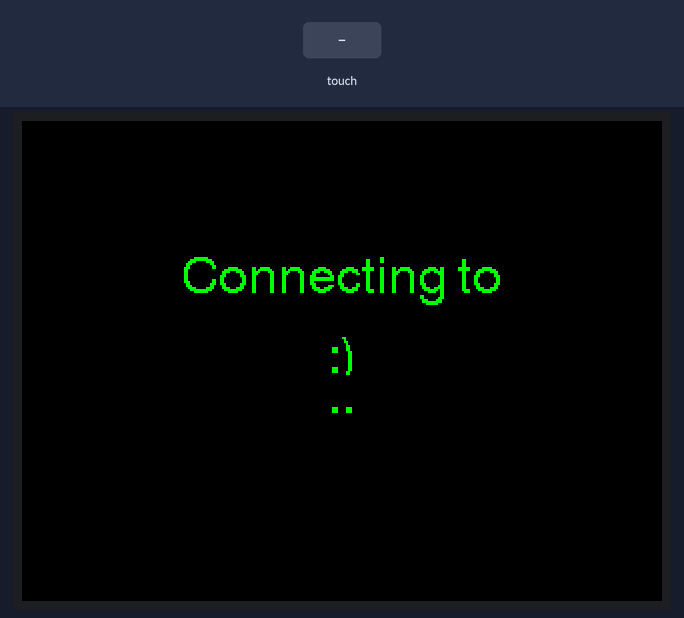
Bench run of a sketch on a simulated ESP32. On the bench: 320×240 colour display. The inputs (shaded band) are chosen by the test bench. WiFi joins after 1.5 s; servers stay silent unless stated; the local clock reads 2024-03-15 10:24:30 at power-on unless the sketch sets it; what the sketch prints to the serial monitor is not drawn.

Above: at 1.5 s.
1.6 s: touch panel pressed at 13 % / 10 % of its raw x / y range
At 3.2 s:
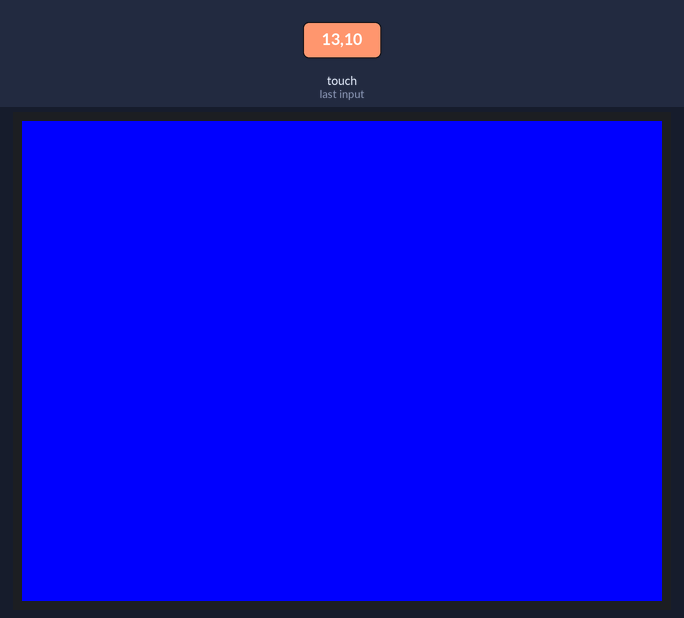
Timing chart, 0 to 3.1 s (numbered marks = the images above; inputs shaded):
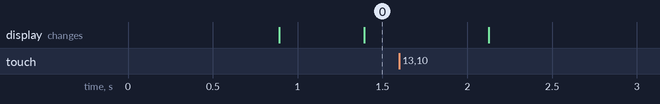

The sketch:

ownClock.ino
```cpp
///////////////////////////////////////////////////////////////////////////////////////////////////////////////////////////////////////////
/* === CYD ROLLING CLOCK ===
This example shows a digital clock with a rolling effect as the digits change.
Most of the code are borrowed from other examples. Thanks Internet!

You will have to modify the PREFERENCES section in RollingClock.ino to your WiFi and TimeZone.
*/

#include <Arduino.h>
#include <TimeLib.h> // Time Library provides Time and Date conversions
#include <WiFi.h>    // To connect to WiFi
#include <WiFiUdp.h> // To communicate with NTP server
#include <Timezone.h>
#include <TFT_eSPI.h> // Hardware-specific library
#include <SPI.h>
#include <XPT2046_Bitbang.h>

#define TOUCH_CS // This sketch does not use touch, but this is defined to quiet the warning about not defining touch_cs.

/*-------- TIME SERVER ----------*/
// NTP Servers:
static const char ntpServerName[] = "us.pool.ntp.org";
// static const char ntpServerName[] = "time.nist.gov";
// static const char ntpServerName[] = "time-a.timefreq.bldrdoc.gov";
// static const char ntpServerName[] = "time-b.timefreq.bldrdoc.gov";
// static const char ntpServerName[] = "time-c.timefreq.bldrdoc.gov";

WiFiUDP Udp;
unsigned int localPort = 8888; // local port to listen for UDP packets
TimeChangeRule *tcr;           // pointer to the time change rule, use to get TZ abbrev

/*-------- PREFERENCES ----------*/
String credentials[][2] = {
    {":)", "123456789"},
    {"OptionalOtherSSID", "OptionalOtherSSDPassword"},
};
const bool SHOW_24HOUR = true;
const bool SHOW_AMPM = false;
const bool NOT_US_DATE = true;

// Info about these settings at https://github.com/JChristensen/Timezone#coding-timechangerules
TimeChangeRule myStandardTime = {"CEST", First, Sun, Nov, 2, 1 * 60};
TimeChangeRule myDaylightSavingsTime = {"CET", Second, Sun, Mar, 2, 2 * 60};

Timezone myTZ(myStandardTime, myDaylightSavingsTime);
static const int ntpSyncIntervalInSeconds = 300; // How often to sync with time server (300 = every five minutes)

/*-------- CYD (Cheap Yellow Display) ----------*/
TFT_eSPI tft = TFT_eSPI();              // Invoke custom library
TFT_eSprite sprite = TFT_eSprite(&tft); // Sprite class

int clockFont = 1;
int clockSize = 6;
int clockDatum = TL_DATUM;
uint16_t clockBackgroundColor = TFT_BLACK;
uint16_t clockFontColor = TFT_GREEN;
int prevDay = 0;

void SetupCYD()
{
  tft.init();
  tft.fillScreen(clockBackgroundColor);
  tft.setTextColor(clockFontColor, clockBackgroundColor);

  tft.setRotation(1);
  tft.setTextFont(clockFont);
  tft.setTextSize(clockSize);
  tft.setTextDatum(clockDatum);

  sprite.createSprite(tft.textWidth("8"), tft.fontHeight());
  sprite.setTextColor(clockFontColor, clockBackgroundColor);
  sprite.setRotation(1);
  sprite.setTextFont(clockFont);
  sprite.setTextSize(clockSize);
  sprite.setTextDatum(clockDatum);
}

/*-------- Digits ----------*/
#include "Digit.h"
Digit *digs[6];
int colons[2];
int timeY = 50;
int ampm[2]; // X, Y of the AM or PM indicator
bool ispm;

void CalculateDigitOffsets()
{
  int y = timeY;
  int width = tft.width();
  int DigitWidth = tft.textWidth("8");
  int colonWidth = tft.textWidth(":");
  int left = SHOW_AMPM ? 10 : (width - DigitWidth * 6 - colonWidth * 2) / 2;
  digs[0]->SetXY(left, y);                      // HH
  digs[1]->SetXY(digs[0]->X() + DigitWidth, y); // HH

  colons[0] = digs[1]->X() + DigitWidth; // :

  digs[2]->SetXY(colons[0] + colonWidth, y); // MM
  digs[3]->SetXY(digs[2]->X() + DigitWidth, y);

  colons[1] = digs[3]->X() + DigitWidth; // :

  digs[4]->SetXY(colons[1] + colonWidth, y); // SS
  digs[5]->SetXY(digs[4]->X() + DigitWidth, y);

  ampm[0] = digs[5]->X() + DigitWidth + 4;
  ampm[1] = y - 2;
}

void SetupDigits()
{
  tft.fillScreen(clockBackgroundColor);
  tft.setTextFont(clockFont);
  tft.setTextSize(clockSize);
  tft.setTextDatum(clockDatum);

  for (size_t i = 0; i < 6; i++)
  {
    digs[i] = new Digit(0);
    digs[i]->Height(tft.fontHeight());
  }

  //-- Measure font widths --
  // Debug("1", tft.textWidth("1"));
  // Debug(":", tft.textWidth(":"));
  // Debug("8", tft.textWidth("8"));

  CalculateDigitOffsets();
}

/*-------- DRAWING ----------*/
void DrawColons()
{
  tft.setTextFont(clockFont);
  tft.setTextSize(clockSize);
  tft.setTextDatum(clockDatum);
  tft.drawChar(':', colons[0], timeY);
  tft.drawChar(':', colons[1], timeY);
}

void DrawAmPm()
{
  if (SHOW_AMPM)
  {
    tft.setTextSize(3);
    tft.drawChar(ispm ? 'P' : 'A', ampm[0], ampm[1]);
    tft.drawChar('M', ampm[0], ampm[1] + tft.fontHeight());
  }
}

void DrawADigit(Digit *digg); // Without this line, compiler says: error: variable or field 'DrawADigit' declared void.

void DrawADigit(Digit *digg)
{
  if (digg->Value() == digg->NewValue())
  {
    sprite.drawNumber(digg->Value(), 0, 0);
    sprite.pushSprite(digg->X(), digg->Y());
  }
  else
  {
    for (size_t f = 0; f <= digg->Height(); f++)
    {
      digg->Frame(f);
      sprite.drawNumber(digg->Value(), 0, -digg->Frame());
      sprite.drawNumber(digg->NewValue(), 0, digg->Height() - digg->Frame());
      sprite.pushSprite(digg->X(), digg->Y());
      delay(5);
    }
    digg->Value(digg->NewValue());
  }
}

void DrawDigitsAtOnce()
{
  tft.setTextDatum(TL_DATUM);
  for (size_t f = 0; f <= digs[0]->Height(); f++) // For all animation frames...
  {
    for (size_t di = 0; di < 6; di++) // for all Digits...
    {
      Digit *dig = digs[di];
      if (dig->Value() == dig->NewValue()) // If Digit is not changing...
      {
        if (f == 0) //... and this is first frame, just draw it to screeen without animation.
        {
          sprite.drawNumber(dig->Value(), 0, 0);
          sprite.pushSprite(dig->X(), dig->Y());
        }
      }
      else // However, if a Digit is changing value, we need to draw animation frame "f"
      {
        dig->Frame(f);                                                       // Set the animation offset
        sprite.drawNumber(dig->Value(), 0, -dig->Frame());                   // Scroll up the current value
        sprite.drawNumber(dig->NewValue(), 0, dig->Height() - dig->Frame()); // while make new value appear from below
        sprite.pushSprite(dig->X(), dig->Y());                               // Draw the current animation frame to actual screen.
      }
    }
    delay(5);
  }

  // Once all animations are done, then we can update all Digits to current new values.
  for (size_t di = 0; di < 6; di++)
  {
    Digit *dig = digs[di];
    dig->Value(dig->NewValue());
  }
}

void DrawDigitsWithoutAnimation()
{
  for (size_t di = 0; di < 6; di++)
  {
    Digit *dig = digs[di];
    dig->Value(dig->NewValue());
    dig->Frame(0);
    sprite.drawNumber(dig->NewValue(), 0, 0);
    sprite.pushSprite(dig->X(), dig->Y());
  }
}

void DrawDigitsOneByOne()
{
  tft.setTextDatum(TL_DATUM);
  for (size_t i = 0; i < 6; i++)
  {
    DrawADigit(digs[5 - i]);
  }
}

void ParseDigits(time_t utc)
{
  time_t local = myTZ.toLocal(utc, &tcr);
  digs[0]->NewValue((SHOW_24HOUR ? hour(local) : hourFormat12(local)) / 10);
  digs[1]->NewValue((SHOW_24HOUR ? hour(local) : hourFormat12(local)) % 10);
  digs[2]->NewValue(minute(local) / 10);
  digs[3]->NewValue(minute(local) % 10);
  digs[4]->NewValue(second(local) / 10);
  digs[5]->NewValue(second(local) % 10);
  ispm = isPM(local);
}

/*-------- NTP code ----------*/
const int NTP_PACKET_SIZE = 48;     // NTP time is in the first 48 bytes of message
byte packetBuffer[NTP_PACKET_SIZE]; // buffer to hold incoming & outgoing packets

// send an NTP request to the time server at the given address
void sendNTPpacket(IPAddress &address)
{
  memset(packetBuffer, 0, NTP_PACKET_SIZE); // set all bytes in the buffer to 0

  // Initialize values needed to form NTP request
  // (see URL above for details on the packets)
  packetBuffer[0] = 0b11100011; // LI, Version, Mode
  packetBuffer[1] = 0;          // Stratum, or type of clock
  packetBuffer[2] = 6;          // Polling Interval
  packetBuffer[3] = 0xEC;       // Peer Clock Precision

  // 8 bytes of zero for Root Delay & Root Dispersion
  packetBuffer[12] = 49;
  packetBuffer[13] = 0x4E;
  packetBuffer[14] = 49;
  packetBuffer[15] = 52;

  // all NTP fields have been given values, now
  // you can send a packet requesting a timestamp:
  Udp.beginPacket(address, 123); // NTP requests are to port 123
  Udp.write(packetBuffer, NTP_PACKET_SIZE);
  Udp.endPacket();
}

time_t getNtpTime()
{
  IPAddress ntpServerIP; // NTP server's ip address

  while (Udp.parsePacket() > 0)
    ; // discard any previously received packets

  Serial.println("Transmit NTP Request");
  WiFi.hostByName(ntpServerName, ntpServerIP);
  Serial.print(ntpServerName);
  Serial.print(": ");
  Serial.println(ntpServerIP);

  sendNTPpacket(ntpServerIP);
  uint32_t beginWait = millis();
  while (millis() - beginWait < 1500)
  {
    int size = Udp.parsePacket();
    if (size >= NTP_PACKET_SIZE)
    {
      // Serial.println("Receive NTP Response");
      Udp.read(packetBuffer, NTP_PACKET_SIZE); // read packet into the buffer
      unsigned long secsSince1900;
      // convert four bytes starting at location 40 to a long integer
      secsSince1900 = (unsigned long)packetBuffer[40] << 24;
      secsSince1900 |= (unsigned long)packetBuffer[41] << 16;
      secsSince1900 |= (unsigned long)packetBuffer[42] << 8;
      secsSince1900 |= (unsigned long)packetBuffer[43];

      // NTP server responds within 50ms, so it does not account for the one second lag.
      // unsigned long secsSinceNTPRequest = (millis() - beginWait);
      // Debug("secsSinceNTPRequest=",secsSinceNTPRequest);
      unsigned long hackFactor = 1; // Without this the clock is 1 second behind (even when drawing without animation)

      return secsSince1900 - 2208988800UL + hackFactor;
    }
  }
  Serial.println("No NTP Response :-(");
  return timeNotSet; // return 0 if unable to get the time
}

void DrawDate(time_t utc)
{
  time_t local = myTZ.toLocal(utc, &tcr);
  int dd = day(local);
  int mth = month(local);
  int yr = year(local);

  if (dd != prevDay)
  {
    tft.setTextDatum(BC_DATUM);
    char buffer[50];
    if (NOT_US_DATE)
    {
        sprintf(buffer, "%02d/%02d/%d", dd, mth, yr);
    }
    else
    {
        // MURICA!!
        sprintf(buffer, "%02d/%02d/%d", mth, dd, yr);
    }

    tft.setTextSize(4);
    int h = tft.fontHeight();
    tft.fillRect(0, 210 - h, 320, h, TFT_BLACK);

    tft.drawString(buffer, 320 / 2, 210);

    int dow = weekday(local);
    String dayNames[] = {"", "Domenica", "Lunedi", "Martedi", "Mercoledi", "Giovedi", "Venerdi", "Sabato"};
    tft.setTextSize(4);
    tft.fillRect(0, 170 - h, 320, h, TFT_BLACK);
    tft.drawString(dayNames[dow], 320 / 2, 170);
  }
}

void SetupWiFi()
{
  while (WiFi.status() != WL_CONNECTED)
  {
    int numSSIDs = sizeof(credentials) / sizeof(credentials[0]);
    for (size_t i = 0; (i < numSSIDs); i++)
    {
      String ssid = credentials[i][0];
      String pass = credentials[i][1];

      Serial.print("Connecting to ");
      Serial.println();
      Serial.print("pass: ");
      Serial.println(credentials[i][1]);

      tft.fillScreen(clockBackgroundColor);
      tft.setTextFont(4);
      tft.setTextSize(1);
      tft.setTextDatum(MC_DATUM);
      tft.drawString("Connecting to", 320 / 2, 240 / 2 - 40);
      tft.drawString(ssid, 320 / 2, 240 / 2);

      WiFi.begin(ssid.c_str(), pass.c_str());

      int tries = 5 * 2;
      String dots = "";
      while (WiFi.status() != WL_CONNECTED && tries-- > 0)
      {
        delay(500);
        Serial.print(".");
        dots = dots + ".";
        tft.drawString(dots, 320 / 2, 240 / 2 + 20);
      }

      if (WiFi.status() == WL_CONNECTED)
        break;
    }
  }
}

void SetupNTP()
{
  Serial.print("IP number assigned by DHCP is ");
  Serial.println(WiFi.localIP());
  Serial.println("Starting UDP");
  Udp.begin(localPort);
  Serial.println("waiting for sync");
  setSyncProvider(getNtpTime);
  setSyncInterval(ntpSyncIntervalInSeconds);
  while (timeStatus() == timeNotSet)
  {
    Serial.print(".");
    delay(100);
  }
}

time_t prevDisplay = 0; // when the Digital clock was displayed


// ----------------------------
// Touch Screen pins
// ----------------------------

// The CYD touch uses some non default
// SPI pins

#define XPT2046_IRQ 36
#define XPT2046_MOSI 32
#define XPT2046_MISO 39
#define XPT2046_CLK 25
#define XPT2046_CS 33
// ----------------------------

XPT2046_Bitbang ts(XPT2046_MOSI, XPT2046_MISO, XPT2046_CLK, XPT2046_CS);

#define nSchermate 3

/*-------- SETUP & LOOP ----------*/
void setup()
{
  Serial.begin(115200);

  ts.begin();
  SetupCYD();
  SetupDigits();
}


int schermata=0;
int sottoSchermata=0;
int lastSottoSchermata=0;
int lastSchermata=1;
int nextSottoSchermata=0;
int nextSchermata=0;
bool justPressed=0;
bool centralButton=0;
bool connected=0;

void loop()
{
  switch(schermata)
  {
    case 0:
      {
        switch(sottoSchermata)
        {
          case 0:
          {
            time_t current = now();

            if(connected==0)
            {
              SetupWiFi();
              SetupNTP();
              connected=1;
              tft.fillScreen(clockBackgroundColor);
            }

            if(lastSchermata!=schermata || lastSottoSchermata!=sottoSchermata)
            {
              SetupDigits();
              DrawDate(prevDisplay); // Draw Date and day of the week.
              DrawColons();
            }

            if (current != prevDisplay)
            {
              prevDisplay = current;
              ParseDigits(prevDisplay);
              DrawDigitsAtOnce();    // Choose one: DrawDigitsWithoutAnimation(), DrawDigitsAtOnce(), DrawDigitsOneByOne()
            }

            if(centralButton)
            {
              centralButton=0;
              nextSottoSchermata=1;
            }

            if (current != prevDisplay)
            {
              prevDisplay = current;
              ParseDigits(prevDisplay);
              DrawDigitsAtOnce();    // Choose one: DrawDigitsWithoutAnimation(), DrawDigitsAtOnce(), DrawDigitsOneByOne()
            }
          }
          break;
          case 1:
          {
            if(lastSchermata!=schermata || lastSottoSchermata!=sottoSchermata)
            {
              tft.fillScreen(TFT_RED);
            }
            if(centralButton)
            {
              centralButton=0;
              nextSottoSchermata=0;
            }
          }
          break;
        }
      }
    break;
    case 1:
      if(lastSchermata!=schermata || lastSottoSchermata!=sottoSchermata)
      {
        tft.fillScreen(TFT_BLACK);
      }
      delay(100);
    break;
    case 2:
      if(lastSchermata!=schermata || lastSottoSchermata!=sottoSchermata)
      {
        tft.fillScreen(TFT_BLUE);
      }
  Serial.println("valori");
  Serial.println(schermata);
  Serial.println(sottoSchermata);
  Serial.println(lastSchermata);
  Serial.println(lastSottoSchermata);

    break;
  }

  TouchPoint p = ts.getTouch();
  if (p.zRaw > 0 && !justPressed)
  {
    bool controllo=0;
    if(p.x<TFT_HEIGHT/3)
    {
      if(sottoSchermata==0)
      {
        lastSchermata=schermata;
        nextSchermata=(schermata-1+nSchermate)%nSchermate;
        nextSottoSchermata=0;
        controllo=1;
      }
    }
    if(p.x>TFT_HEIGHT/3 && p.x<TFT_HEIGHT*2/3)
    {
      centralButton=1;
      controllo=1;
    }
    if(p.x>TFT_HEIGHT*2/3)
    {
      if(sottoSchermata==0)
      {
        lastSchermata=schermata;
        nextSchermata=(schermata+1)%nSchermate;
        nextSottoSchermata=0;
        controllo=1;
      }
    }
    if(!controllo)
    {
      Serial.println("ERRORE, toccato fuori pulsante");
    }
  }
  justPressed=0;
  if(p.zRaw > 0)
  {
    justPressed=1;
  }

  lastSchermata=schermata;
  lastSottoSchermata=sottoSchermata;

  schermata=nextSchermata;
  sottoSchermata=nextSottoSchermata;
}
```

Digit.cpp
```cpp
#include "Digit.h"

Digit::Digit(int value)
{
    m_value = value;
    m_newValue = value;
    m_frame = 0;
}

int Digit::Value()
{
    return m_value;
}

int Digit::Value(int value)
{
    m_value = value;
    m_newValue = value;
    return m_value;
}

int Digit::NewValue()
{
    return m_newValue;
}

int Digit::NewValue(int newValue)
{
    m_newValue = newValue;
    return m_newValue;
}

int Digit::Frame()
{
    return m_frame;
}

int Digit::Frame(int frame)
{
    m_frame = frame;
    return m_frame;
}

int Digit::Height()
{
    return m_height;
}

int Digit::Height(int height)
{
    m_height = height;
    return m_height;
}

void Digit::SetXY(int x, int y)
{
    m_x = x;
    m_y = y;
}

int Digit::X() { return m_x; };
int Digit::Y() { return m_y; };

Digit::~Digit()
{
}
```

Digit.h
```cpp
class Digit
{
private:
    int m_value;
    int m_newValue;
    int m_frame;
    int m_height;
    int m_x;
    int m_y;

public:
    Digit(int value);
    ~Digit();
    int Value();
    int Value(int value);
    int NewValue();
    int NewValue(int newValue);
    int Frame();
    int Frame(int frame);
    int Height();
    int Height(int height);
    void SetXY(int x, int y);
    int X();
    int Y();
};
```
